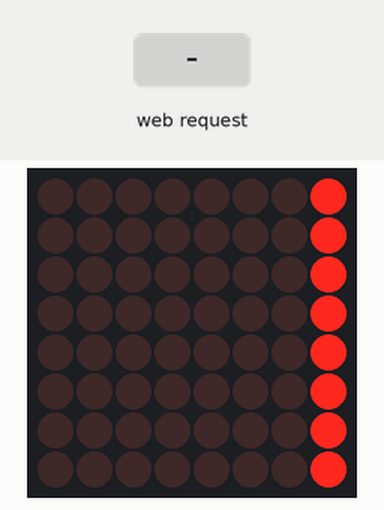
The sketch below on a simulated ESP8266 (NodeMCU). On the bench: 8×8 LED matrix. The test bench sets the inputs (shaded band). WiFi joins after 1.5 s; servers stay silent unless stated; what the sketch prints to the serial monitor is not drawn.

Above: at 1.6 s.
At 2.2 s:
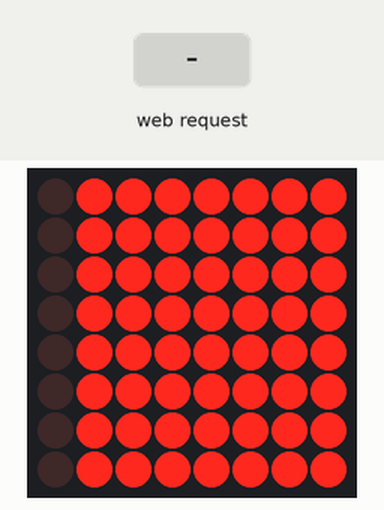
3.6 s: HTTP request GET /invv received
Timing chart, 0 to 6.6 s (numbered marks = the images above; inputs shaded):
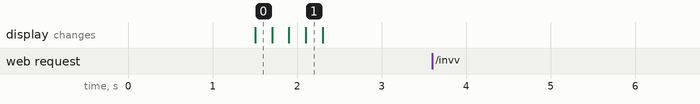

Measured:
- after the input at 3.6 s, every drawn part: stays the same

The sketch:

wifi_matrix.ino
```cpp
// Program to exercise the MD_MAX72XX library
//
// Test the library transformation functions

#include <MD_MAX72xx.h>
#include <SPI.h>
#include <ESP8266WiFi.h>

const char* ssid     = "Tenda_EA0800";
const char* password = "";

// Use a button to transfer between transformations or just do it on a timer basis
// #define USE_SWITCH_INPUT  1

//#define SWITCH_PIN  8 // switch pin if enabled - active LOW

// We always wait a bit between updates of the display
#define  DELAYTIME  500  // in milliseconds

// Number of times to repeat the transformation animations
#define REPEATS_PRESET  16

// Define the number of devices we have in the chain and the hardware interface
// NOTE: These pin numbers will probably not work with your hardware and may
// need to be adapted
#define HARDWARE_TYPE MD_MAX72XX::PAROLA_HW
#define MAX_DEVICES   1
#define WRAPAROUND_MODE MD_MAX72XX::OFF

#define DATA_PIN  13  // or MOSI
#define CS_PIN    15  // or SS
#define CLK_PIN   14  // or SCK

#define DEBUG false

// SPI hardware interface
MD_MAX72XX mx = MD_MAX72XX(HARDWARE_TYPE, CS_PIN, MAX_DEVICES);
// Arbitrary pins
//MD_MAX72XX mx = MD_MAX72XX(HARDWARE_TYPE, DATA_PIN, CLK_PIN, CS_PIN, MAX_DEVICES);

// Current time
unsigned long currentTime = millis();
// Previous time
unsigned long previousTime = 0;
// Define timeout time in milliseconds (example: 2000ms = 2s)
const long timeoutTime = 2000;

WiFiServer server(65432);

IPAddress ip(192, 168, 0, 110);

char delimiters[] = " ";

String input;

void setup()
{
  Serial.begin(115200);
  mx.begin();
  // use wraparound mode
  mx.control(MD_MAX72XX::WRAPAROUND, WRAPAROUND_MODE);

#if USE_SWITCH_INPUT
  pinMode(SWITCH_PIN, INPUT_PULLUP);
#endif

  Serial.print("Connecting to ");
  Serial.println(ssid);
  WiFi.begin(ssid, password);
  while (WiFi.status() != WL_CONNECTED) {
    delay(500);
    Serial.print(".");
  }
  // Print local IP address and start web server
  Serial.println("");
  Serial.print("WiFi connected. ");
  Serial.println(WiFi.macAddress());
  Serial.println("IP address: ");
  Serial.println(WiFi.localIP());
  server.begin();

  for(int i = 0; i < mx.getColumnCount(); i++){
    mx.setColumn(i, 0xFF);
    delay(100);
  }

  mx.clear();
}

void loop()
{
  WiFiClient client = server.available();   // Listen for incoming clients
  if (client) {                             // If a new client connects,
    Serial.println("New Client.");          // print a message out in the serial port
    String currentLine = "";                // make a String to hold incoming data from the client
    byte input_hash = 0;
    currentTime = millis();
    previousTime = currentTime;
    Serial.println("Receiving...");
    while (client.connected() && currentTime - previousTime <= timeoutTime) { // loop while the client's connected
      currentTime = millis();
      if (client.available()) {             // if there's bytes to read from the client,
        char c = client.read();             // read a byte, then
        if(DEBUG){ Serial.write(c); }
        input += c;
        input_hash += (byte)c;
      }
    }

    Serial.println();

    client.write(input_hash);

    Serial.println(input);
    client.println(input);

    if(input.startsWith("pset ")){
      int x, y, index = 0, nextIndex;
      bool state;

      index = input.indexOf(' ', 0);
      nextIndex = input.indexOf(' ', index + 1);
      if (nextIndex != -1){
        x = input.substring(index, nextIndex).toInt() - 1;
      }

      index = nextIndex;
      nextIndex = input.indexOf(' ', index + 1);
      if (nextIndex != -1){
        y = input.substring(index, nextIndex).toInt() - 1;

        index = nextIndex;

        state = (bool)(input.substring(index, input.length()).toInt());

      }else{
        y = input.substring(index, input.length()).toInt() - 1;
        state = !mx.getPoint(x, y);
      }

      Serial.println(x);
      Serial.println(y);
      Serial.println(state);

      mx.setPoint(x, y, state);

      Serial.print("mx.setPoint("); Serial.print(x); Serial.print(", "); Serial.print(y); Serial.print(", "); Serial.print(state); Serial.println(")");
      client.print("mx.setPoint("); client.print(x); client.print(", "); client.print(y); client.print(", "); client.print(state); client.println(")");
    }else
    if (input.startsWith("invv")){
      mx.transform(MD_MAX72XX::TINV);
    }

    // Clear the header variable
    input = "";
    input_hash = 0;

    // Close the connection
    client.stop();
    Serial.println();Serial.println("Client disconnected.");Serial.println();
  }
}
```
